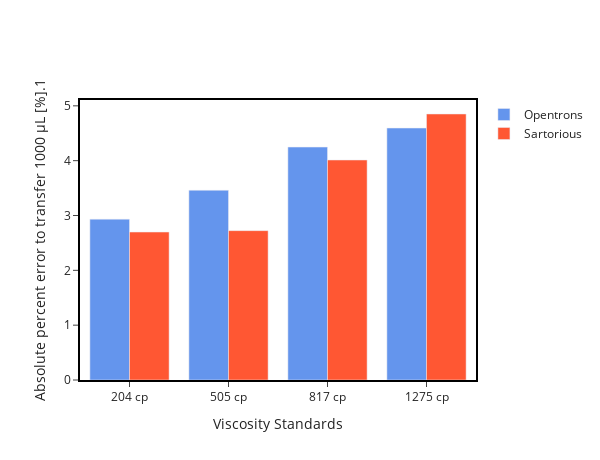

Notebook source saved alongside this figure:
### Code cell
compare('Error to transfer 500 ?L [%]','Absolute percent error to transfer 1000 μL [%].1')

### Figure 1 — Plotly figure (JSON) as saved in the notebook; plotly's stock layout.template omitted (floating-point values rounded to 4 significant figures)
{"data": [{"marker": {"color": "#6495ED"}, "name": "Opentrons", "type": "bar", "x": ["204 cp", "505 cp", "817 cp", "1275 cp"], "y": [2.933, 3.46, 4.248, 4.595]}, {"marker": {"color": "#FF5733"}, "name": "Sartorious", "type": "bar", "x": ["204 cp", "505 cp", "817 cp", "1275 cp"], "y": [2.698, 2.724, 4.012, 4.851]}], "layout": {"height": 460, "paper_bgcolor": "rgba(0,0,0,0)", "plot_bgcolor": "rgba(0, 0, 0, 0)", "width": 600, "xaxis": {"linecolor": "black", "linewidth": 2, "mirror": true, "showgrid": false, "showline": true, "ticks": "outside", "title": {"text": "Viscosity Standards"}}, "yaxis": {"linecolor": "black", "linewidth": 2, "mirror": true, "showgrid": false, "showline": true, "ticks": "outside", "title": {"text": "Absolute percent error to transfer 1000 μL [%].1"}}}}
